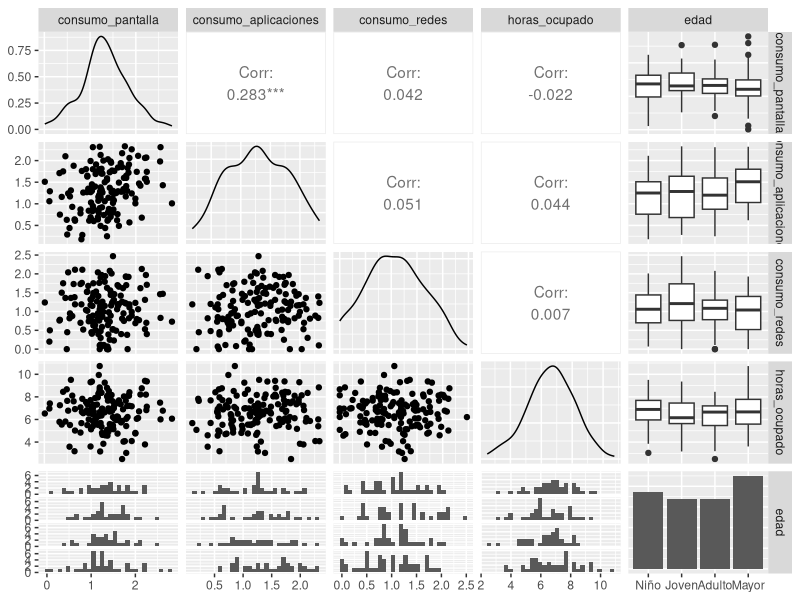

The R script that drew this image:
## ---- chunk 1
knitr::opts_chunk$set(echo = TRUE, warning = FALSE, message = FALSE)
## ---- chunk 2
library(tidyverse)
library(readr)
## ---- chunk 3
library(MASS)

media <- c(1.3, 1.26, 1.11, 6.5)  # Medias de consumo_pantalla (horas/dia), consumo_aplicaciones (horas/dia), consumo_redes (horas dia), horas_act_programadas (horas/semana)
covarianza <- matrix(c(0.3, 0.08, 0.05, 0.05,
                       0.09, 0.28, 0.03, 0.01,
                       0.08, 0.005, 0.32, 0.01,
                       0.08, 0.38, 0.49, 2), 
                     nrow = 4, ncol = 4)


set.seed(2332)
datos_numericos <- mvrnorm(150, mu = media, Sigma = covarianza)

# Limitar y ajustar valores de las variables según su rango real
datos_numericos[,1] <- pmin(pmax(round(datos_numericos[,1], 2), 0), 24)
datos_numericos[,2] <- pmin(pmax(round(datos_numericos[,2], 2), 0), 24)
datos_numericos[,3] <- pmin(pmax(round(datos_numericos[,3], 2), 0), 24)
datos_numericos[,4] <- pmin(pmax(round(datos_numericos[,4], 2), 0), 168)


# Tabla 1 con los datos 
tiempo_libre <- data.frame(
  consumo_pantalla = round(datos_numericos[,1], 2),
  consumo_aplicaciones = round(datos_numericos[,2], 2),
  consumo_redes = round(datos_numericos[,3], 2),
  horas_ocupado = round(datos_numericos[,4], 2),
  edad = ordered(sample(1:4, 150, replace = TRUE), labels = c("Niño", "Joven", "Adulto", "Mayor")),
  nivel_estres = ordered(sample(1:5, 150, replace = TRUE), labels = c("Muy Bajo", "Bajo", "Medio", "Alto", "Muy Alto")),
  habito_lectura = ordered(sample(1:5, 150, replace = TRUE), labels = c("Nada", "Poco", "Regular", "Frecuente", "Muy Frecuente")),
  dispositivo_usual = sample(c("móvil", "tele", "tablet", "PC"), 150, replace = TRUE),
  max_dedicacion = sample(c("lectura", "deporte", "pantallas"), 150, replace = TRUE)
)


## ---- chunk 4
a <- tiempo_libre %>%
  dplyr::select( 1:5) %>%
  na.omit

library(GGally)
ggpairs(a)


## ---- chunk 5
cuantitativas <- tiempo_libre %>%
  dplyr::select(1:4) %>%
  na.omit

S = cov(cuantitativas)
varianza_generalizada<-prod(eigen(S)$values)
variacion_total<-sum(eigen(S)$values)

## ---- chunk 6
prob = tiempo_libre %>%
  dplyr::select(max_dedicacion) %>%
  count(max_dedicacion) %>%
  mutate(frecuencia_relativa = n/sum(n)) %>%
  dplyr::select(3)

prob = as.matrix(prob)

est_medias = 150 * prob

est_S = 150 * (diag(prob) - prob %*% t(prob))

# Las posibles combinaciones para buscar la probabilidad son:
# 6,7,7 // 7,6,7 // 7,7,6
p_1 = dmultinom(c(6,7,7), prob = prob)
p_2 = dmultinom(c(7,6,7), prob = prob)
p_3 = dmultinom(c(7,7,6), prob = prob)

p = p_1 + p_2 + p_3
p
## ---- chunk 7
Y = cuantitativas$consumo_aplicaciones
X = cuantitativas %>%
  dplyr::select(c(1,3,4))

# Ajustar el modelo de regresión
modelo <- lm(Y ~ ., data = cuantitativas)
summary(modelo)  # Resumen del modelo
## ---- chunk 8
# Calcular la función de score (predicciones)
predicciones <- predict(modelo, newdata = cuantitativas)

# Agregar la predicción al conjunto de datos original
cuantitativas$predicciones <- predicciones

cuantitativas
